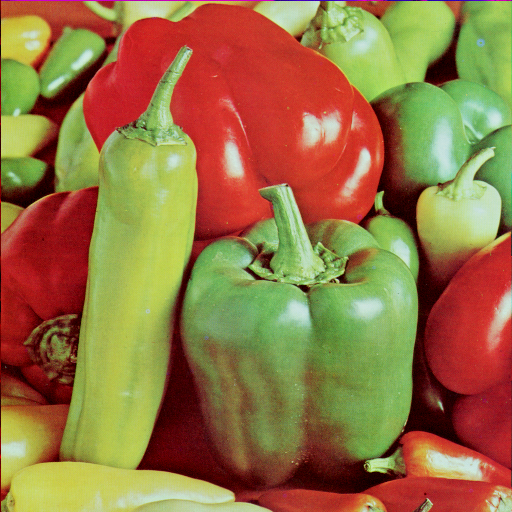
//> input picture section_2/task_1/images/peppers.png, 512 x 512 px
$ ./lines   (built with g++ and OpenCV 4)
//> lines starting //> are read from the running program, lines starting //| are printed output that depends on the picture
// based on https://docs.opencv.org/3.4/d9/db0/tutorial_hough_lines.html

#include <opencv2/opencv.hpp>

using namespace cv;
using namespace std;
int main(int argc, char** argv)
{
    Mat edge_detected, line_detected;

    // Load image
    Mat input = imread("peppers.png", IMREAD_GRAYSCALE );
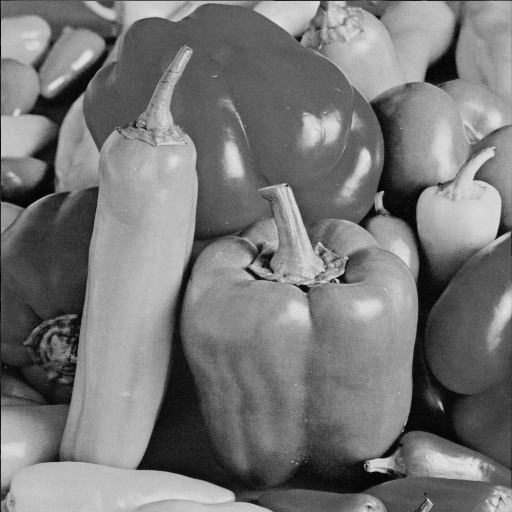
//> input: 512 rows x 512 cols, CV_8UC1; min 0, max 227, mean 119.7
    if(input.empty()){
        return -1;
    }

    // Edge detection
    Canny(input, edge_detected, 50, 200, 3);
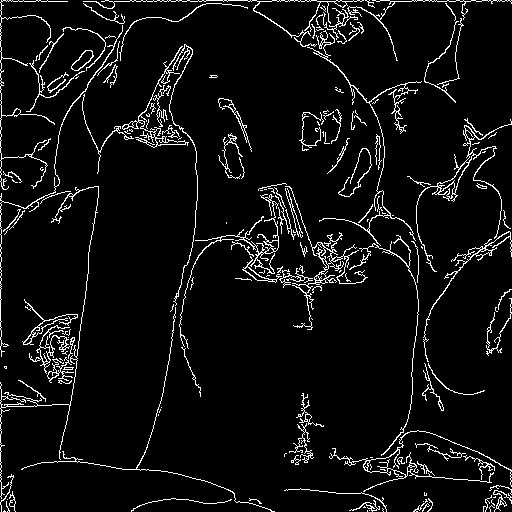
//> edge_detected: 512 rows x 512 cols, CV_8UC1; 6% white in thin lines or dots
    // Copy edges to the images that will display the results in BGR
    cvtColor(edge_detected, line_detected, COLOR_GRAY2BGR);
//> line_detected: 512 rows x 512 cols, CV_8UC3; 6% white in thin lines or dots

    // Probabilistic Line Transform
    vector<Vec4i> linesP;
    HoughLinesP(edge_detected, linesP, 1, CV_PI/180, 50, 50, 10 ); // runs the actual detection
//> linesP = 57 lines (x1, y1, x2, y2), first 8: [83, 1, 205, 1], [1, 511, 1, 384], [0, 481, 0, 400], [130, 0, 256, 0], [72, 394, 88, 263], [241, 232, 307, 298], [145, 111, 195, 149], [320, 2, 389, 0]
    for( size_t i = 0; i < linesP.size(); i++ )
    {
        Vec4i l = linesP[i];
        line( line_detected, Point(l[0], l[1]), Point(l[2], l[3]), Scalar(0,0,255), 3, LINE_AA);
    }
//> this loop made 57 passes
//> l on passes 1 to 12: [83, 1, 205, 1], [1, 511, 1, 384], [0, 481, 0, 400], [130, 0, 256, 0], [72, 394, 88, 263], [241, 232, 307, 298], [145, 111, 195, 149], [320, 2, 389, 0], [239, 234, 289, 284], [258, 189, 352, 283], [0, 349, 0, 196], [261, 197, 347, 283]
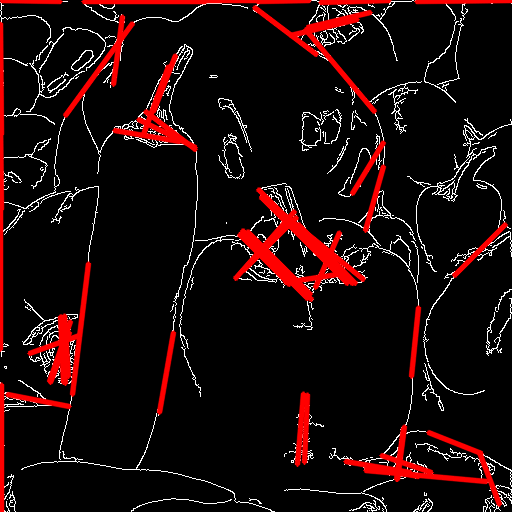
//> line_detected: 512 rows x 512 cols, CV_8UC3; mean B, G, R 10.4, 10.4, 28.2

    imwrite("out.png", line_detected);
    return 0;
}
